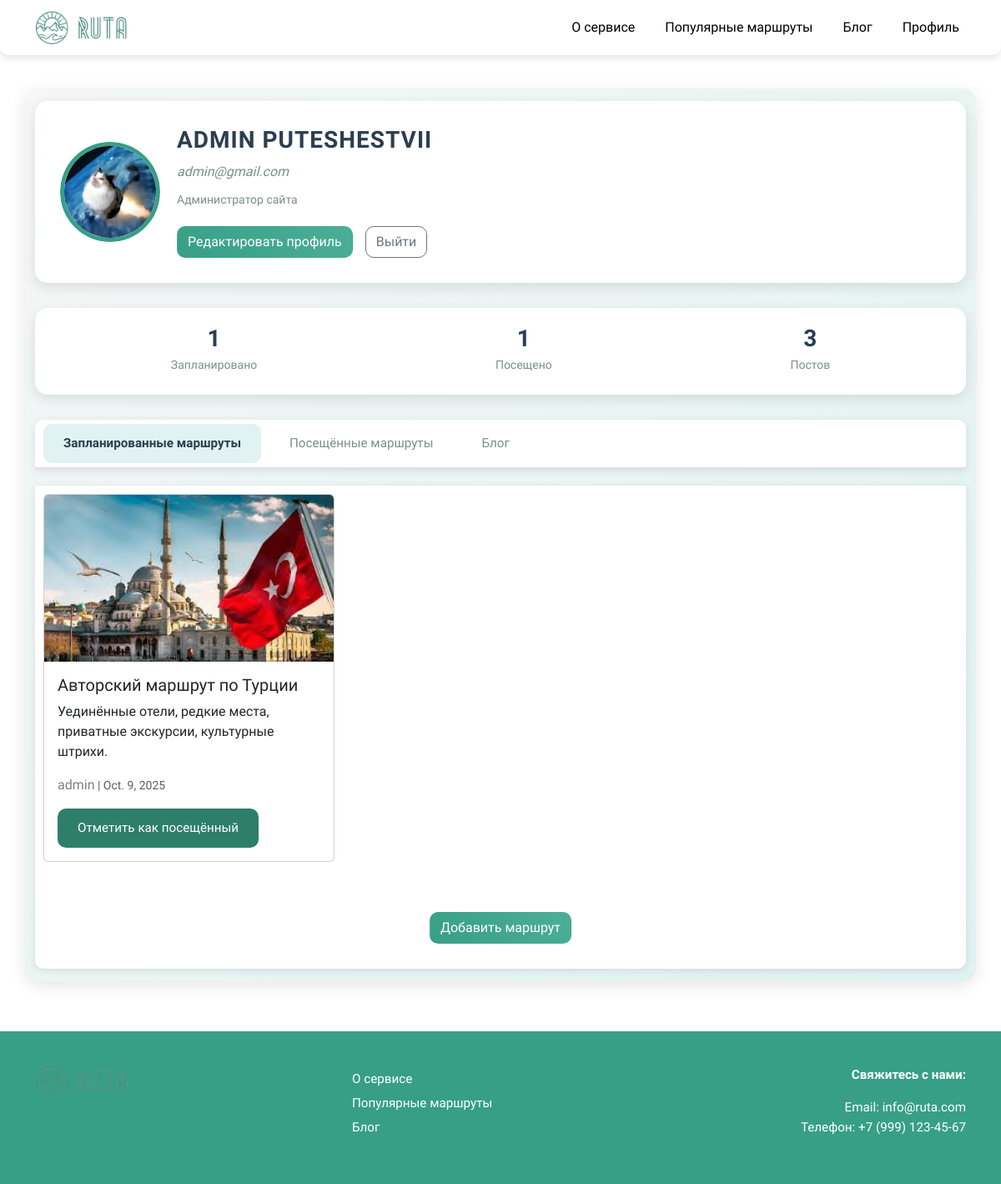
Screenshot of /profile/ (signed in) with the database file from the repository.
### profiles/models.py (models this page shows, shortened)
class UserProfile(models.Model):
    user = models.OneToOneField(User, on_delete=models.CASCADE, related_name='profile')
    avatar = models.ImageField(upload_to='avatars/', blank=True, null=True)
    bio = models.TextField(blank=True, null=True)

### trips/models.py (models this page shows, shortened)
class Trip(models.Model):
    user = models.ForeignKey(User, on_delete=models.CASCADE, related_name='trips', verbose_name='Автор')
    title = models.CharField(max_length=200, verbose_name='Название')
    description = models.TextField(verbose_name='Описание', blank=True)
    image = models.ImageField(upload_to='trips/', blank=True, null=True, verbose_name='Изображение')
    date = models.DateField(verbose_name='Дата')
    slug = models.SlugField(max_length=250, unique=True, blank=True, verbose_name='URL')
    created_at = models.DateTimeField(auto_now_add=True, verbose_name='Дата создания')
    tags = models.CharField(max_length=200, blank=True, verbose_name='Теги')
    is_public = models.BooleanField(default=True, verbose_name='Публичный маршрут')
    is_completed = models.BooleanField(default=False, verbose_name='Посещён')
    class Meta:
        verbose_name = 'Маршрут'
        verbose_name_plural = 'Маршруты'

### profiles/views.py (the view)
# urls.py: path('', views.profile_view, name='profile'),
@login_required
def profile_view(request, username=None):
    if username:
        user = get_object_or_404(User, username=username)
    else:
        user = request.user
    posts = Post.objects.filter(user=user, slug__isnull=False).exclude(slug='').order_by('-created_at')
    planned_trips = user.trips.filter(is_completed=False, slug__isnull=False).exclude(slug='').order_by('-created_at')
    completed_trips = user.trips.filter(is_completed=True, slug__isnull=False).exclude(slug='').order_by('-created_at')
    context = {
        'user': user,
        'posts': posts,
        'planned_trips': planned_trips,
        'completed_trips': completed_trips,
        'stats': {
            'planned_trips_count': planned_trips.count(),
            'completed_trips_count': completed_trips.count(),
            'posts_count': posts.count(),
        },
        'is_own_profile': user == request.user  # Флаг для определения, свой ли это профиль
    }
    return render(request, 'profiles/profile.html', context)

### profiles/templates/profiles/profile.html (shortened to what this page needs)
{% extends "base_layout.html" %}
{% load static %}
{% block content %}
<div class="container profile-sections">
    <div class="profile-header">
        <div class="profile-header-content">
            <div class="profile-avatar-container">
                <img src="{% if user.profile.avatar %}{{ user.profile.avatar.url }}{% else %}{% static 'images/default_avatar.jpg' %}{% endif %}" alt="User Avatar" class="profile-avatar">
            </div>
            <div class="profile-info">
                <h1 class="profile-name">{{ user.first_name }} {{ user.last_name }}</h1>
                <p class="profile-email">{{ user.email }}</p>
                <p class="profile-bio">{{ user.profile.bio|default:"Привет! Я люблю путешествия и делюсь своими маршрутами и историями." }}</p>
                {% if is_own_profile %}
                    <div class="profile-actions">
                        <a href="{% url 'profiles:edit_profile' %}" class="btn btn-custom">Редактировать профиль</a>
                        <a href="{% url 'profiles:logout' %}" class="btn btn-outline-secondary">Выйти</a>
                    </div>
                {% endif %}
            </div>
        </div>
    </div>
    <div class="profile-stats">
        <div class="stat-item">
            <h4>{{ stats.planned_trips_count }}</h4>
            <p>Запланировано</p>
        </div>
        <div class="stat-item">
            <h4>{{ stats.completed_trips_count }}</h4>
            <p>Посещено</p>
        </div>
        <div class="stat-item">
            <h4>{{ stats.posts_count }}</h4>
            <p>Постов</p>
        </div>
    </div>
    <div class="tabs">
        <button class="tab-button active" data-tab="planned-trips">Запланированные маршруты</button>
        <button class="tab-button" data-tab="completed-trips">Посещённые маршруты</button>
        <button class="tab-button" data-tab="blog">Блог</button>
    </div>
    <div id="planned-trips" class="tab-content active">
        <div class="row">
            {% for trip in planned_trips %}
                <div class="col-md-4 mb-3">
                    <div class="card trip-card">
                        <a href="{% url 'trips:trip_detail' trip.slug %}">
                        <img src="{% if trip.image %}{{ trip.image.url }}{% else %}{% static 'images/trip_placeholder.jpg' %}{% endif %}" alt="{{ trip.title }}" class="card-img-top">
                    </a>
                        <div class="card-body">
                            <h5 class="card-title">{{ trip.title }}</h5>
                            <p class="card-text">{{ trip.description|truncatechars:100 }}</p>
                            <p class="card-text">
                                <small class="text-muted">
                                    <a href="{% url 'profiles:profile-detail' username=trip.user.username %}" class="custom-link">{{ trip.user.username }}</a> | {{ trip.date }}
                                </small>
                            </p>
                            {% if is_own_profile %}
                                <form action="{% url 'profiles:toggle_trip_completion' trip.slug %}" method="post" class="d-inline trip-action">
                                    <button type="submit" class="btn btn-sm btn-primary">Отметить как посещённый</button>
                                </form>
                            {% endif %}
                        </div>
                    </div>
                </div>
            {% empty %}
                <div class="col-12 text-center">
                    <p>Нет запланированных маршрутов</p>
                </div>
            {% endfor %}
            {% if is_own_profile %}
                <div class="col-12 text-center mt-4">
                    <a href="{% url 'trips:add_trip' %}" class="btn btn-add-trip">Добавить маршрут</a>
                </div>
            {% endif %}
        </div>
    </div>
</div>
{% endblock %}

### static/css/style.css (style rules this page uses)
html, body { font-family: 'Comfortaa', sans-serif !important; min-height: 100vh; display: flex; flex-direction: column; background-color: #f4f7f6; }
.trip-card, .blog-card { position: relative; transition: transform 0.3s ease, box-shadow 0.3s ease; }
.btn { border-radius: 10px !important; display: inline-block !important; }
.btn-primary { border-radius: 10px !important; background: #2d7f6b !important; border: none; color: white !important; font-size: 0.95rem; padding: 12px 24px; text-align: center; cursor: pointer; transition: background 0.3s, transform 0.2s, box-shadow 0.3s; text-decoration: none !important; line-height: 1.5; min-width: 120px; }
.btn-outline-secondary { border-radius: 10px !important; font-size: 0.95rem; padding: 12px 24px; }
.btn-sm.btn-primary, .btn-sm.btn-secondary { background: linear-gradient(45deg, #379f86, #4dae97); border: none; color: white !important; padding: 12px 24px; border-radius: 10px; font-size: 0.95rem; transition: all 0.3s ease; min-width: 120px; }
.btn-add-trip, .btn-add-post { background: linear-gradient(45deg, #379f86, #4dae97); border: none; color: white !important; padding: 12px 24px; border-radius: 10px; font-size: 0.95rem; transition: all 0.3s ease; display: block; margin: 20px auto; min-width: 120px; }
.text-muted { color: #6c757d !important; }
.custom-link { color: gray; text-decoration: none; font-size: 1rem; }
.profile-sections { margin-top: 40px; margin-bottom: 60px; padding: 15px; background: linear-gradient(135deg, #f4f7f6 0%, #e0f2f1 100%); border-radius: 15px; box-shadow: 0 5px 20px rgba(0, 0, 0, 0.1); }
.profile-header { background: #fff; padding: 30px; border-radius: 15px; box-shadow: 0 5px 15px rgba(0, 0, 0, 0.1); margin-bottom: 30px; position: relative; overflow: hidden; transition: transform 0.3s ease; }
.profile-header-content { display: flex; align-items: center; position: relative; z-index: 2; }
.profile-avatar-container { position: relative; width: 120px; height: 120px; overflow: hidden; border-radius: 50%; margin-right: 20px; }
.profile-avatar { width: 100%; height: 100%; object-fit: cover; object-position: center; border-radius: 50%; border: 5px solid #379f86; transition: transform 0.3s ease, box-shadow 0.3s ease; }
.profile-info { flex: 1; }
.profile-name { font-size: 28px; color: #2c3e50; margin: 0 0 10px 0; font-weight: 700; text-transform: uppercase; letter-spacing: 1px; }
.profile-email { font-size: 16px; color: #7f8c8d; margin: 5px 0; font-style: italic; }
.profile-bio { font-size: 14px; color: #7f8c8d; margin: 10px 0; line-height: 1.6; }
.profile-actions { display: flex; gap: 15px; margin-top: 20px; }
.btn-custom { background: linear-gradient(45deg, #379f86, #4dae97); border: none; color: white !important; padding: 12px 24px; border-radius: 10px; font-size: 0.95rem; transition: all 0.3s ease; min-width: 120px; }
.profile-stats { display: flex; justify-content: space-around; background: #fff; padding: 20px; border-radius: 15px; box-shadow: 0 5px 15px rgba(0, 0, 0, 0.1); margin-bottom: 30px; position: relative; overflow: hidden; }
.profile-stats .stat-item { text-align: center; position: relative; z-index: 1; }
.profile-stats h4 { font-size: 28px; color: #2c3e50; margin: 0; font-weight: 700; transition: color 0.3s ease; }
.profile-stats p { font-size: 14px; color: #7f8c8d; margin: 5px 0; }
.tabs { display: flex; border-bottom: 2px solid #e0e0e0; margin-bottom: 20px; background: #fff; border-radius: 10px 10px 0 0; padding: 5px; box-shadow: 0 2px 10px rgba(0, 0, 0, 0.1); }
.tab-button { background: none; border: none; padding: 12px 24px; font-size: 0.95rem; color: #7f8c8d; cursor: pointer; transition: all 0.3s ease; border-radius: 10px; margin: 0 5px; }
.tab-button.active { color: #2c3e50; font-weight: 700; background: #e0f2f1; }
.tab-content { display: none; background: #fff; padding: 10px; border-radius: 0 0 10px 10px; box-shadow: 0 2px 10px rgba(0, 0, 0, 0.1); }
.tab-content.active { display: block; }
.trip-card .card-img-top, .blog-card .card-img-top { height: 200px; object-fit: cover; transition: transform 0.3s ease; }

### rows the page displays
Trip: image (picture), title "Авторский маршрут по Турции", description "Уединённые отели, редкие места, приватные экскурсии, культурные штрихи.", user.username "admin", date "Oct. 9, 2025"

### other values shown
{{ user.first_name }} "ADMIN"
{{ user.last_name }} "PUTESHESTVII"
{{ user.email }} "admin@gmail.com"
{{ stats.planned_trips_count }} "1"
{{ stats.completed_trips_count }} "1"
{{ stats.posts_count }} "3"
